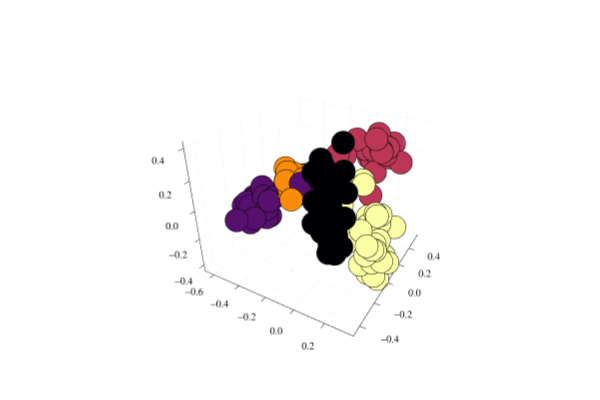

The cell this chart's notebook holds for it:
### Markdown cell above
# PCA

### Code cell
M = fit(PCA, embeddings; maxoutdim=3)
xs = transform(M, embeddings)
scatter(xs[1,:], xs[2,:], xs[3,:]; hover=all_words, zcolor=classes, legend=false)
